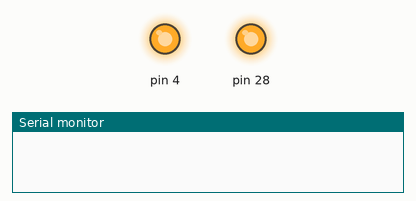
The sketch below on a simulated Arduino Mega 2560, built with avr-gcc and run on an emulated ATmega2560. Shown: output pins drawn as LEDs (lit = HIGH), the last lines printed to the serial monitor.

Above: at 0.1 s.
At 0.6 s:
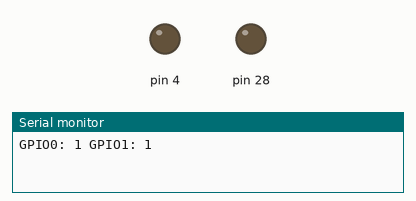
Timing chart, 0 to 2.1 s (numbered marks = the images above):
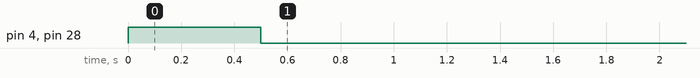

The sketch:

mqtt_8266_big_task_aux04.ino
```cpp
void setup()
{
    pinMode(0, INPUT_PULLUP);
    pinMode(1, INPUT_PULLUP);
    pinMode(4,OUTPUT);
    pinMode(28,OUTPUT);
    digitalWrite(4,HIGH);
    digitalWrite(28,HIGH);
    delay(500);
    digitalWrite(4,LOW);
    digitalWrite(28,LOW);

    Serial.begin(115200);
}

void loop()
{

    Serial.print("GPIO0: ");
    Serial.print(digitalRead(0));
    Serial.print(" GPIO1: ");
    Serial.println(digitalRead(1));
    delay(500);
}
```
